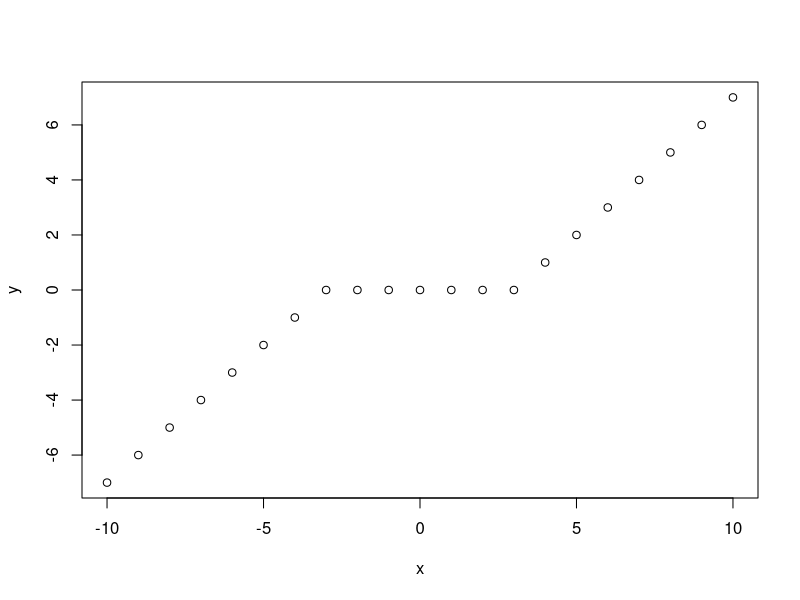

Write the R code that produced this figure.
## ---- chunk 1
SoftThresholding<-function(z,lambda){
  if (z>lambda){
    return(z-lambda)
  }
  if (z<(-lambda)){
    return(z+lambda)
  } 
  return(0)
}
#Test
x=-10:10
y=rep(0,length(x))
for(i in 1:length(x)){
  y[i]=SoftThresholding(x[i],3)
}
plot(x,y)
## ---- chunk 2
CoordinateDecent<-function(design, outcome, tuningparameter, nbrcycles, startingpoint=NULL){
  #generating a random starting point for the estimator if no starting point is given
  if (is.null(startingpoint)){
    estimator<-matrix(rnorm(dim(design)[2],0,1),nrow=dim(design)[2],ncol=1)
  }
  else {
    estimator<-matrix(startingpoint,nrow=dim(design)[2],ncol=1)
  }
  #Computing fixed arguments:
  a=rep(NULL,dim(design)[2])
  b=rep(NULL,dim(design)[2])
  C=matrix(rep(0,dim(design)[2]*(dim(design)[2]-1)),nrow=dim(design)[2],ncol=(dim(design)[2]-1))
  d=rep(NULL,dim(design)[2])
  for (i in 1:dim(design)[2]){
    a[i]=t(design[,i])%*%design[,i]   #squared l2-norms od the predictors (columns of the design)
    b[i]=t(design[,i])%*%outcome      
    C[i,]=t(design[,i])%*%design[,-i]
    d[i]=tuningparameter/a[i]
  }
  for (k in 1:nbrcycles){
    for (i in 1:dim(design)[2]){
      estimator[i]=SoftThresholding((b[i]-C[i,]%*%estimator[-i])/a[i], d[i])
    }
  }
  return(estimator)
}
## ---- chunk 3
set.seed(1)
n <- 100; p <- 500
design <- matrix(rnorm(n*p,mean=0,sd=1),nrow=100,ncol=500)
regression.vector <- c(1,1,1,rep(0,p-3))
outcome <- design%*%regression.vector#+rnorm(n,mean=0,sd=1) 

CoordinateDecent(design, outcome, tuningparameter = 0.225, nbrcycles=30, startingpoint=rep(0,dim(design)[2]))
